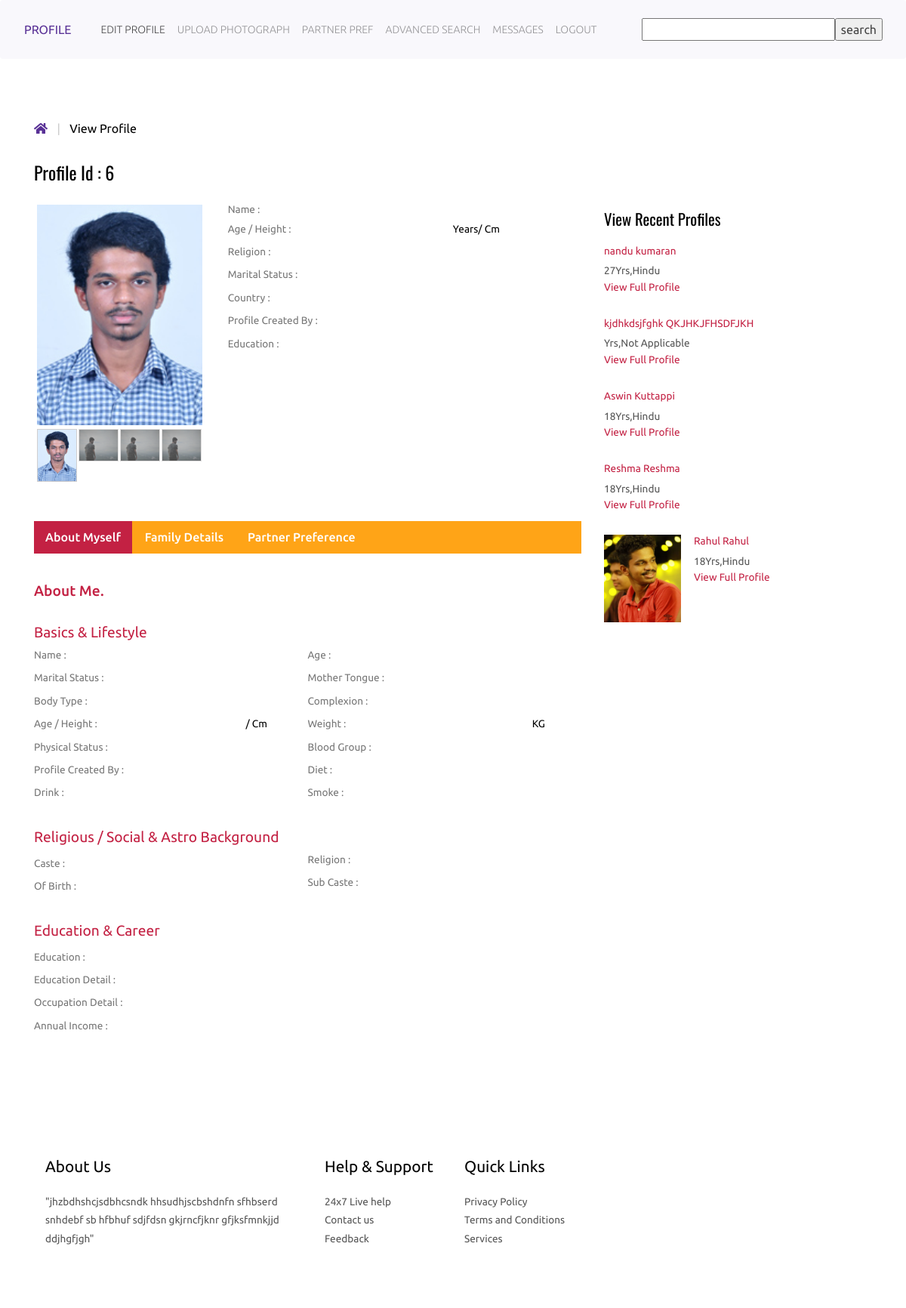
Screenshot of /profile.php?id=6 (signed in) with the database file from the repository.
### tables this page shows
CREATE TABLE IF NOT EXISTS `photos` (
  `id` int(10) NOT NULL AUTO_INCREMENT,
  `cust_id` int(10) NOT NULL,
  `pic1` varchar(25) NOT NULL,
  `pic2` varchar(40) NOT NULL,
  `pic3` varchar(40) NOT NULL,
  `pic4` varchar(40) NOT NULL,
  PRIMARY KEY (`id`),
  UNIQUE KEY `cust_id` (`cust_id`)
);

CREATE TABLE IF NOT EXISTS `customer` (
  `id` int(10) NOT NULL AUTO_INCREMENT,
  `cust_id` int(5) NOT NULL,
  `email` varchar(60) NOT NULL,
  `age` varchar(10) NOT NULL,
  `height` int(10) NOT NULL,
  `sex` varchar(6) NOT NULL,
  `religion` varchar(20) NOT NULL,
  `caste` varchar(20) NOT NULL,
  `subcaste` varchar(20) NOT NULL,
  `district` varchar(20) NOT NULL,
  `state` varchar(20) NOT NULL,
  `country` varchar(10) NOT NULL,
  `maritalstatus` varchar(20) NOT NULL,
  `profilecreatedby` varchar(20) NOT NULL,
  `education` text NOT NULL,
  `education_sub` text NOT NULL,
  `firstname` text NOT NULL,
  `lastname` text NOT NULL,
  `body_type` text NOT NULL,
  `physical_status` text NOT NULL,
  `drink` varchar(8) NOT NULL,
  `mothertounge` text NOT NULL,
  `colour` varchar(20) NOT NULL,
  `weight` int(5) NOT NULL,
  `blood_group` varchar(5) NOT NULL,
  `diet` varchar(8) NOT NULL,
  `smoke` varchar(8) NOT NULL,
  `dateofbirth` date NOT NULL,
  `occupation` text NOT NULL,
  `occupation_descr` text NOT NULL,
  `annual_income` varchar(20) NOT NULL,
  `fathers_occupation` varchar(20) NOT NULL,
  `mothers_occupation` varchar(20) NOT NULL,
  `no_bro` int(5) NOT NULL,
  `no_sis` int(5) NOT NULL,
  `aboutme` text NOT NULL,
  `profilecreationdate` date NOT NULL,
  PRIMARY KEY (`id`),
  UNIQUE KEY `cust_id` (`cust_id`)
);

### functions.php (called while the page is built, shortened)
<?php
function mysqlexec($sql){
	$host="localhost";
	$username="root";
	$password="";
	$db_name="matrimony";
	$conn=mysqli_connect("$host", "$username", "$password")or die("cannot connect");
	mysqli_select_db($conn,"$db_name")or die("cannot select DB");
	if($result = mysqli_query($conn, $sql)){
		return $result;
	}
	else{
		echo mysqli_error($conn);
	}
}
?>

### profile.php (the view, shortened to what this page needs)
<?php include_once("functions.php"); ?>
<?php
$id=$_GET['id'];
$profileid=$id;
$sql="SELECT * FROM customer WHERE cust_id = $id";
$result = mysqlexec($sql);
if($result){
$row=mysqli_fetch_assoc($result);
	$fname=$row['firstname'];
	$lname=$row['lastname'];
	$religion=$row['religion'];
	$country = $row['country'];
	$age=$row['age'];
	$maritalstatus=$row['maritalstatus'];
	$profileby=$row['profilecreatedby'];
	$education=$row['education'];
	$bodytype=$row['body_type'];
	$physicalstatus=$row['physical_status'];
	$drink=$row['drink'];
	$smoke=$row['smoke'];
	$mothertounge=$row['mothertounge'];
	$bloodgroup=$row['blood_group'];
	$weight=$row['weight'];
	$height=$row['height'];
	$colour=$row['colour'];
	$diet=$row['diet'];
	$pic1="";
$sql2="SELECT * FROM photos WHERE cust_id = $profileid";
$result2 = mysqlexec($sql2);
if($result2){
	$row2=mysqli_fetch_array($result2);
	$pic1=$row2['pic1'];
}
}else{
	echo "<script>alert(\"Invalid Profile ID\")</script>";
}
?>
<!DOCTYPE html>
<html lang="en" dir="ltr">
<head>
<link href="css/bootstrap-3.1.1.min.css" rel='stylesheet' type='text/css' />
<link rel="stylesheet" href="css/bootstrap.min.css"  rel='stylesheet' type='text/css'>
<link href="css/style.css" rel='stylesheet' type='text/css' />
<body>
<?php include_once("includes/navigation.php");?>
</head>
  <body>
 <div class="grid_3">
 <div class="container">
 <div class="breadcrumb1">
 <ul>
 <a href="index.php"><i class="fa fa-home home_1"></i></a>
        <span class="divider">&nbsp;|&nbsp;</span>
        <li class="current-page">View Profile</li>
 </ul>
 </div>
   <div class="profile">
   	 <div class="col-md-8 profile_left">
   	 	<h2>Profile Id : <?php echo $profileid;?></h2>
   	 	<div class="col_3">
   	        <div class="col-sm-4 row_2">
				<div class="flexslider">
					 <ul class="slides">
						<li data-thumb="profile/<?php echo $profileid;?>/<?php echo $pic1;?>">
							<img src="profile/<?php echo $profileid;?>/<?php echo $pic1;?>" />
						</li>
					 </ul>
				  </div>
			</div>
			<div class="col-sm-8 row_1">
				<table class="table_working_hours">
		        	<tbody>
		        		<tr class="opened_1">
							<td class="day_label">Name :</td>
							<td class="day_value"><?php echo $fname . " " .$lname; ?></td>
						</tr><tr class="opened_1">
							<td class="day_label">Age / Height :</td>
							<td class="day_value"><?php echo $age . " Years"; ?>/<?php echo $height . " Cm";?> </td>
						</tr>
					  	<tr class="opened">
							<td class="day_label">Religion :</td>
							<td class="day_value"><?php echo $religion;?></td>
						</tr>
					    <tr class="opened">
							<td class="day_label">Marital Status :</td>
							<td class="day_value"><?php echo $maritalstatus;?></td>
						</tr>
					    <tr class="opened">
							<td class="day_label">Country :</td>
							<td class="day_value"><?php echo $country;?></td>
						</tr>
					    <tr class="closed">
							<td class="day_label">Profile Created by :</td>
							<td class="day_value closed"><span><?php echo $profileby;?></span></td>
						</tr>
					    <tr class="closed">
							<td class="day_label">Education :</td>
							<td class="day_value closed"><span><?php echo $education;?></span></td>
						</tr>
				    </tbody>
				</table>
				</div>
			<div class="clearfix"> </div>
		</div>
		<div class="col_4">
		    <div class="bs-example bs-example-tabs" role="tabpanel" data-example-id="togglable-tabs">
			   <ul id="myTab" class="nav nav-tabs nav-tabs1" role="tablist">
				  <li role="presentation" class="active"><a href="#home" id="home-tab" role="tab" data-toggle="tab" aria-controls="home" aria-expanded="true">About Myself</a></li>
				  <li role="presentation"><a href="#profile" role="tab" id="profile-tab" data-toggle="tab" aria-controls="profile">Family Details</a></li>
				  <li role="presentation"><a href="#profile1" role="tab" id="profile-tab1" data-toggle="tab" aria-controls="profile1">Partner Preference</a></li>
			   </ul>
			   <div id="myTabContent" class="tab-content">
				  <div role="tabpanel" class="tab-pane fade in active" id="home" aria-labelledby="home-tab">
				    <div class="tab_box">
				    	<h1>About Me.</h1>
				    </div>
				    <div class="basic_1">
				    	<h3>Basics &amp; Lifestyle</h3>
				    	<div class="col-md-6 basic_1-left">
				    	  <table class="table_working_hours">
				        	<tbody>
				        		<tr class="opened_1">
									<td class="day_label">Name :</td>
									<td class="day_value"><?php echo $fname . " " .$lname; ?></td>
								</tr>
							    <tr class="opened">
									<td class="day_label">Marital Status :</td>
									<td class="day_value"><?php echo $maritalstatus;?></td>
								</tr>
							    <tr class="opened">
									<td class="day_label">Body Type :</td>
									<td class="day_value"><?php echo $bodytype;?></td>
								</tr>
							    <tr class="opened">
									<td class="day_label">Age / Height :</td>
									<td class="day_value"><?php echo $age; ?>/<?php echo $height;?> cm</td>
								</tr>
							    <tr class="opened">
									<td class="day_label">Physical Status :</td>
									<td class="day_value closed"><span><?php echo $physicalstatus;?></span></td>
								</tr>
							    <tr class="opened">
									<td class="day_label">Profile Created by :</td>
									<td class="day_value closed"><span><?php echo $profileby;?></span></td>
								</tr>
								<tr class="opened">
									<td class="day_label">Drink :</td>
									<td class="day_value closed"><span><?php echo $drink;?></span></td>
								</tr>
						    </tbody>
				          </table>
				         </div>
				         <div class="col-md-6 basic_1-left">
				          <table class="table_working_hours">
				        	<tbody>
				        		<tr class="opened_1">
									<td class="day_label">Age :</td>
									<td class="day_value"><?php echo $age;?></td>
								</tr>
							    <tr class="opened">
									<td class="day_label">Mother Tongue :</td>
									<td class="day_value"><?php echo $mothertounge;?></td>
								</tr>
							    <tr class="opened">
									<td class="day_label">Complexion :</td>
									<td class="day_value"><?php echo $colour;?></td>
								</tr>
							    <tr class="opened">
									<td class="day_label">Weight :</td>
									<td class="day_value"><?php echo $weight;?> KG</td>
								</tr>
							    <tr class="opened">
									<td class="day_label">Blood Group :</td>
									<td class="day_value"><?php echo $bloodgroup;?></td>
								</tr>
							    <tr class="closed">
									<td class="day_label">Diet :</td>
									<td class="day_value closed"><span><?php echo $diet;?></span></td>
								</tr>
							    <tr class="closed">
									<td class="day_label">Smoke :</td>
									<td class="day_value closed"><span><?php echo $smoke;?></span></td>
								</tr>
						    </tbody>
				        </table>
				        </div>
				        <div class="clearfix"> </div>
				    </div>
				    <div class="basic_1">
				    	<h3>Religious / Social & Astro Background</h3>
				    	<div class="col-md-6 basic_1-left">
				    	  <table class="table_working_hours">
				        	<tbody>
				        		<tr class="opened">
									<td class="day_label">Caste :</td>
								</tr>
							    <tr class="opened">
									<td class="day_label">
 of Birth :</td>
								</tr>
							</tbody>
				          </table>
				         </div>
				         <div class="col-md-6 basic_1-left">
				          <table class="table_working_hours">
				        	<tbody>
				        		<tr class="opened_1">
									<td class="day_label">Religion :</td>
								</tr>
							    <tr class="opened">
									<td class="day_label">Sub Caste :</td>
								</tr>
							</tbody>
				        </table>
				        </div>
				        <div class="clearfix"> </div>
				    </div>
				    <div class="basic_1 basic_2">
				    	<h3>Education & Career</h3>
				    	<div class="basic_1-left">
				    	  <table class="table_working_hours">
				        	<tbody>
				        		<tr class="opened">
									<td class="day_label">Education   :</td>
								</tr>
				        		<tr class="opened">
									<td class="day_label">Education Detail :</td>
								</tr>
							    <tr class="opened">
									<td class="day_label">Occupation Detail :</td>
								</tr>
							    <tr class="opened">
									<td class="day_label">Annual Income :</td>
								</tr>
							 </tbody>
				          </table>
				         </div>
				    </div>
				  </div>
		     </div>
		  </div>
	   </div>
   	 </div>
     <div class="col-md-4 profile_right">
        <div class="view_profile view_profile2">
        	<h3>View Recent Profiles</h3>
    <?php
     $sql="SELECT * FROM customer ORDER BY profilecreationdate ASC";
      $result=mysqlexec($sql);
      while($row=mysqli_fetch_assoc($result)){
            $profid=$row['cust_id'];
          $sql="SELECT * FROM photos WHERE cust_id=$profid";
          $result2=mysqlexec($sql);
          $photo=mysqli_fetch_assoc($result2);
          $pic=$photo['pic1'];
          echo "<ul class=\"profile_item\">";
            echo"<a href=\"view_profile.php?id={$profid}\">";
              echo "<li class=\"profile_item-img\"><img src=\"profile/". $profid."/".$pic ."\"" . "class=\"img-responsive\" alt=\"\"/></li>";
               echo "<li class=\"profile_item-desc\">";
                  echo "<h4>" . $row['firstname'] . " " . $row['lastname'] . "</h4>";
                  echo "<p>" . $row['age']. "Yrs," . $row['religion'] . "</p>";
                  echo "<h5>" . "View Full Profile" . "</h5>";
               echo "</li>";
      echo "</a>";
      echo "</ul>";
      }
     ?>
</div>
        </div>
       <div class="clearfix"> </div>
    </div>
  </div>
</div>
<?php include_once("footer.php");?>
<link rel="stylesheet" href="css/flexslider.css" type="text/css" media="screen" />
</body>
</html>

### rows the page displays
photos: pic1 (picture)
customer: firstname "nandu", lastname "kumaran", age "27", religion "Hindu"
customer: firstname "kjdhkdsjfghk", lastname "QKJHKJFHSDFJKH", religion "Not Applicable"
customer: firstname "Aswin", lastname "Kuttappi", age "18", religion "Hindu"
customer: firstname "Reshma", lastname "Reshma", age "18", religion "Hindu"
customer: photos.pic1 (picture), firstname "Rahul", lastname "Rahul", age "18", religion "Hindu"

### other values shown
$profileid "6"
